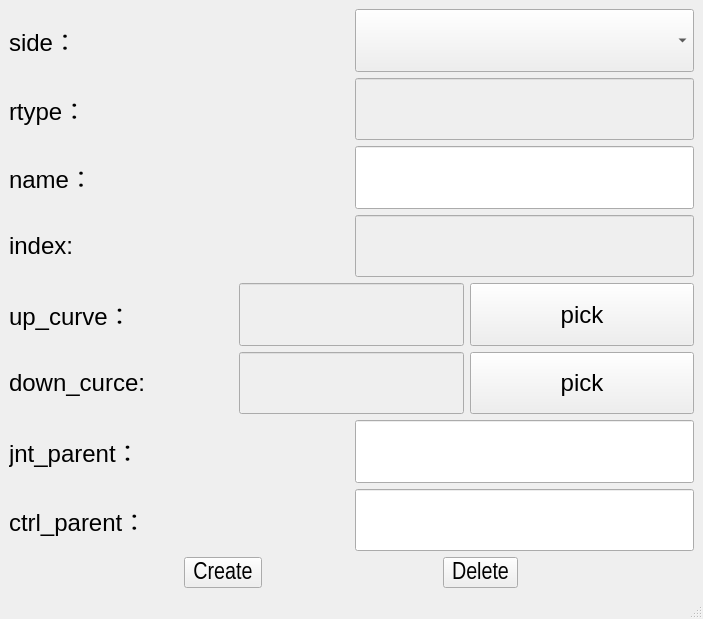
<?xml version="1.0" encoding="UTF-8"?>
<ui version="4.0">
 <class>MainWindow</class>
 <widget class="QMainWindow" name="MainWindow">
  <property name="geometry">
   <rect>
    <x>0</x>
    <y>0</y>
    <width>703</width>
    <height>619</height>
   </rect>
  </property>
  <property name="windowTitle">
   <string>MainWindow</string>
  </property>
  <widget class="QWidget" name="centralwidget">
   <layout class="QVBoxLayout" name="verticalLayout_2">
    <item>
     <layout class="QVBoxLayout" name="verticalLayout">
      <item>
       <layout class="QHBoxLayout" name="horizontalLayout_2">
        <item>
         <widget class="QLabel" name="side_label">
          <property name="sizePolicy">
           <sizepolicy hsizetype="Preferred" vsizetype="Preferred">
            <horstretch>0</horstretch>
            <verstretch>0</verstretch>
           </sizepolicy>
          </property>
          <property name="font">
           <font>
            <pointsize>18</pointsize>
            <weight>50</weight>
            <bold>false</bold>
            <kerning>true</kerning>
           </font>
          </property>
          <property name="focusPolicy">
           <enum>Qt::NoFocus</enum>
          </property>
          <property name="contextMenuPolicy">
           <enum>Qt::DefaultContextMenu</enum>
          </property>
          <property name="layoutDirection">
           <enum>Qt::LeftToRight</enum>
          </property>
          <property name="text">
           <string>side：</string>
          </property>
          <property name="alignment">
           <set>Qt::AlignLeading|Qt::AlignLeft|Qt::AlignVCenter</set>
          </property>
         </widget>
        </item>
        <item>
         <widget class="QComboBox" name="side_cbox">
          <property name="sizePolicy">
           <sizepolicy hsizetype="Preferred" vsizetype="Preferred">
            <horstretch>0</horstretch>
            <verstretch>0</verstretch>
           </sizepolicy>
          </property>
          <property name="font">
           <font>
            <family>Arial Narrow</family>
            <pointsize>18</pointsize>
            <weight>50</weight>
            <bold>false</bold>
           </font>
          </property>
         </widget>
        </item>
       </layout>
      </item>
      <item>
       <layout class="QHBoxLayout" name="horizontalLayout">
        <item>
         <widget class="QLabel" name="label">
          <property name="sizePolicy">
           <sizepolicy hsizetype="Preferred" vsizetype="Preferred">
            <horstretch>0</horstretch>
            <verstretch>0</verstretch>
           </sizepolicy>
          </property>
          <property name="font">
           <font>
            <pointsize>18</pointsize>
            <kerning>true</kerning>
           </font>
          </property>
          <property name="contextMenuPolicy">
           <enum>Qt::PreventContextMenu</enum>
          </property>
          <property name="layoutDirection">
           <enum>Qt::LeftToRight</enum>
          </property>
          <property name="text">
           <string>rtype：</string>
          </property>
          <property name="alignment">
           <set>Qt::AlignLeading|Qt::AlignLeft|Qt::AlignVCenter</set>
          </property>
         </widget>
        </item>
        <item>
         <widget class="QLineEdit" name="rtype_edit">
          <property name="enabled">
           <bool>false</bool>
          </property>
          <property name="sizePolicy">
           <sizepolicy hsizetype="Preferred" vsizetype="Preferred">
            <horstretch>0</horstretch>
            <verstretch>0</verstretch>
           </sizepolicy>
          </property>
          <property name="font">
           <font>
            <pointsize>18</pointsize>
           </font>
          </property>
         </widget>
        </item>
       </layout>
      </item>
      <item>
       <layout class="QHBoxLayout" name="horizontalLayout_3">
        <item>
         <widget class="QLabel" name="label_4">
          <property name="sizePolicy">
           <sizepolicy hsizetype="Preferred" vsizetype="Preferred">
            <horstretch>0</horstretch>
            <verstretch>0</verstretch>
           </sizepolicy>
          </property>
          <property name="font">
           <font>
            <pointsize>18</pointsize>
            <weight>50</weight>
            <bold>false</bold>
            <kerning>true</kerning>
           </font>
          </property>
          <property name="layoutDirection">
           <enum>Qt::LeftToRight</enum>
          </property>
          <property name="text">
           <string>name：</string>
          </property>
          <property name="alignment">
           <set>Qt::AlignLeading|Qt::AlignLeft|Qt::AlignVCenter</set>
          </property>
         </widget>
        </item>
        <item>
         <widget class="QLineEdit" name="name_edit">
          <property name="sizePolicy">
           <sizepolicy hsizetype="Preferred" vsizetype="Preferred">
            <horstretch>0</horstretch>
            <verstretch>0</verstretch>
           </sizepolicy>
          </property>
          <property name="font">
           <font>
            <family>Arial Narrow</family>
            <pointsize>18</pointsize>
           </font>
          </property>
         </widget>
        </item>
       </layout>
      </item>
      <item>
       <layout class="QHBoxLayout" name="horizontalLayout_9">
        <item>
         <widget class="QLabel" name="index_label">
          <property name="sizePolicy">
           <sizepolicy hsizetype="Preferred" vsizetype="Preferred">
            <horstretch>0</horstretch>
            <verstretch>0</verstretch>
           </sizepolicy>
          </property>
          <property name="font">
           <font>
            <pointsize>18</pointsize>
           </font>
          </property>
          <property name="text">
           <string>index:</string>
          </property>
         </widget>
        </item>
        <item>
         <widget class="QLineEdit" name="index_edit">
          <property name="enabled">
           <bool>false</bool>
          </property>
          <property name="sizePolicy">
           <sizepolicy hsizetype="Preferred" vsizetype="Preferred">
            <horstretch>0</horstretch>
            <verstretch>0</verstretch>
           </sizepolicy>
          </property>
          <property name="font">
           <font>
            <pointsize>18</pointsize>
           </font>
          </property>
         </widget>
        </item>
       </layout>
      </item>
      <item>
       <layout class="QHBoxLayout" name="horizontalLayout_4">
        <item>
         <widget class="QLabel" name="up_curce_label">
          <property name="sizePolicy">
           <sizepolicy hsizetype="Preferred" vsizetype="Preferred">
            <horstretch>0</horstretch>
            <verstretch>0</verstretch>
           </sizepolicy>
          </property>
          <property name="font">
           <font>
            <pointsize>18</pointsize>
           </font>
          </property>
          <property name="text">
           <string>up_curve：</string>
          </property>
         </widget>
        </item>
        <item>
         <widget class="QLineEdit" name="up_curce_edit">
          <property name="enabled">
           <bool>false</bool>
          </property>
          <property name="sizePolicy">
           <sizepolicy hsizetype="Preferred" vsizetype="Preferred">
            <horstretch>0</horstretch>
            <verstretch>0</verstretch>
           </sizepolicy>
          </property>
          <property name="font">
           <font>
            <pointsize>18</pointsize>
           </font>
          </property>
         </widget>
        </item>
        <item>
         <widget class="QPushButton" name="up_curce_btn">
          <property name="sizePolicy">
           <sizepolicy hsizetype="Preferred" vsizetype="Preferred">
            <horstretch>0</horstretch>
            <verstretch>0</verstretch>
           </sizepolicy>
          </property>
          <property name="font">
           <font>
            <pointsize>18</pointsize>
           </font>
          </property>
          <property name="text">
           <string>pick</string>
          </property>
         </widget>
        </item>
       </layout>
      </item>
      <item>
       <layout class="QHBoxLayout" name="horizontalLayout_8">
        <item>
         <widget class="QLabel" name="down_curce_label">
          <property name="sizePolicy">
           <sizepolicy hsizetype="Preferred" vsizetype="Preferred">
            <horstretch>0</horstretch>
            <verstretch>0</verstretch>
           </sizepolicy>
          </property>
          <property name="font">
           <font>
            <pointsize>18</pointsize>
           </font>
          </property>
          <property name="text">
           <string>down_curce:</string>
          </property>
         </widget>
        </item>
        <item>
         <widget class="QLineEdit" name="down_curce_Edit">
          <property name="enabled">
           <bool>false</bool>
          </property>
          <property name="sizePolicy">
           <sizepolicy hsizetype="Preferred" vsizetype="Preferred">
            <horstretch>0</horstretch>
            <verstretch>0</verstretch>
           </sizepolicy>
          </property>
          <property name="font">
           <font>
            <pointsize>18</pointsize>
           </font>
          </property>
         </widget>
        </item>
        <item>
         <widget class="QPushButton" name="down_curce_btn">
          <property name="sizePolicy">
           <sizepolicy hsizetype="Preferred" vsizetype="Preferred">
            <horstretch>0</horstretch>
            <verstretch>0</verstretch>
           </sizepolicy>
          </property>
          <property name="font">
           <font>
            <pointsize>18</pointsize>
           </font>
          </property>
          <property name="text">
           <string>pick</string>
          </property>
         </widget>
        </item>
       </layout>
      </item>
      <item>
       <layout class="QHBoxLayout" name="horizontalLayout_5">
        <item>
         <widget class="QLabel" name="label_6">
          <property name="sizePolicy">
           <sizepolicy hsizetype="Preferred" vsizetype="Preferred">
            <horstretch>0</horstretch>
            <verstretch>0</verstretch>
           </sizepolicy>
          </property>
          <property name="font">
           <font>
            <pointsize>18</pointsize>
            <weight>50</weight>
            <bold>false</bold>
            <kerning>true</kerning>
           </font>
          </property>
          <property name="layoutDirection">
           <enum>Qt::LeftToRight</enum>
          </property>
          <property name="text">
           <string>jnt_parent：</string>
          </property>
          <property name="alignment">
           <set>Qt::AlignLeading|Qt::AlignLeft|Qt::AlignVCenter</set>
          </property>
         </widget>
        </item>
        <item>
         <widget class="QLineEdit" name="jnt_parent_edit">
          <property name="sizePolicy">
           <sizepolicy hsizetype="Preferred" vsizetype="Preferred">
            <horstretch>0</horstretch>
            <verstretch>0</verstretch>
           </sizepolicy>
          </property>
          <property name="font">
           <font>
            <family>Arial Narrow</family>
            <pointsize>18</pointsize>
           </font>
          </property>
         </widget>
        </item>
       </layout>
      </item>
      <item>
       <layout class="QHBoxLayout" name="horizontalLayout_6">
        <item>
         <widget class="QLabel" name="label_7">
          <property name="sizePolicy">
           <sizepolicy hsizetype="Preferred" vsizetype="Preferred">
            <horstretch>0</horstretch>
            <verstretch>0</verstretch>
           </sizepolicy>
          </property>
          <property name="font">
           <font>
            <pointsize>18</pointsize>
            <weight>50</weight>
            <bold>false</bold>
            <kerning>true</kerning>
           </font>
          </property>
          <property name="layoutDirection">
           <enum>Qt::LeftToRight</enum>
          </property>
          <property name="text">
           <string>ctrl_parent：</string>
          </property>
          <property name="alignment">
           <set>Qt::AlignLeading|Qt::AlignLeft|Qt::AlignVCenter</set>
          </property>
         </widget>
        </item>
        <item>
         <widget class="QLineEdit" name="ctrl_parent_edit">
          <property name="sizePolicy">
           <sizepolicy hsizetype="Preferred" vsizetype="Preferred">
            <horstretch>0</horstretch>
            <verstretch>0</verstretch>
           </sizepolicy>
          </property>
          <property name="font">
           <font>
            <family>Arial Narrow</family>
            <pointsize>18</pointsize>
           </font>
          </property>
         </widget>
        </item>
       </layout>
      </item>
      <item>
       <layout class="QHBoxLayout" name="horizontalLayout_7">
        <item>
         <widget class="QToolButton" name="create_btn">
          <property name="enabled">
           <bool>true</bool>
          </property>
          <property name="font">
           <font>
            <family>Arial Narrow</family>
            <pointsize>18</pointsize>
           </font>
          </property>
          <property name="text">
           <string>Create</string>
          </property>
          <property name="iconSize">
           <size>
            <width>40</width>
            <height>40</height>
           </size>
          </property>
         </widget>
        </item>
        <item>
         <widget class="QToolButton" name="delete_btn">
          <property name="enabled">
           <bool>true</bool>
          </property>
          <property name="sizePolicy">
           <sizepolicy hsizetype="Fixed" vsizetype="Fixed">
            <horstretch>0</horstretch>
            <verstretch>0</verstretch>
           </sizepolicy>
          </property>
          <property name="font">
           <font>
            <family>Arial Narrow</family>
            <pointsize>18</pointsize>
           </font>
          </property>
          <property name="text">
           <string>Delete</string>
          </property>
          <property name="iconSize">
           <size>
            <width>40</width>
            <height>40</height>
           </size>
          </property>
          <property name="checked">
           <bool>false</bool>
          </property>
         </widget>
        </item>
       </layout>
      </item>
     </layout>
    </item>
   </layout>
  </widget>
  <widget class="QMenuBar" name="menubar">
   <property name="geometry">
    <rect>
     <x>0</x>
     <y>0</y>
     <width>703</width>
     <height>23</height>
    </rect>
   </property>
  </widget>
  <widget class="QStatusBar" name="statusbar"/>
 </widget>
 <resources/>
 <connections/>
</ui>
